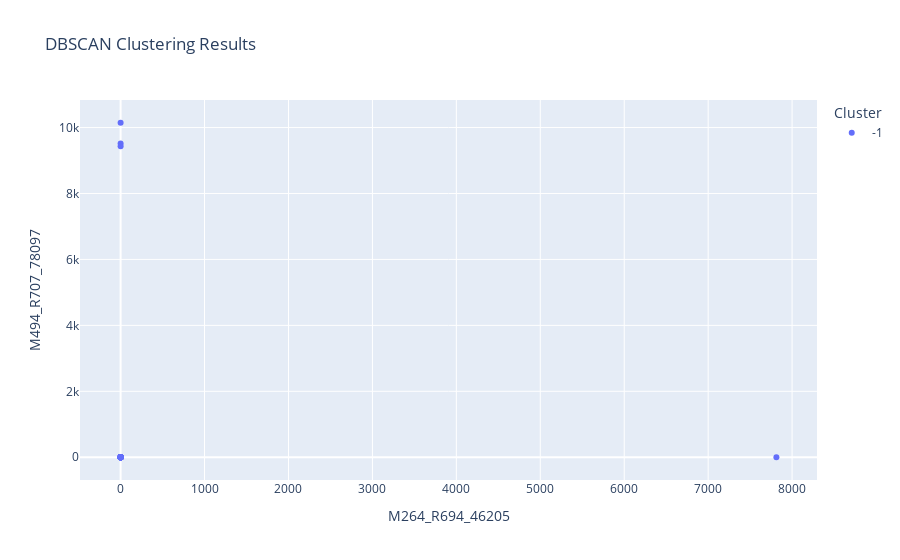

The notebook cell this image was saved under:
### Markdown cell above
#### Make a Density-Based Spatial Clustering of Application with Noise (DBSCAN)

### Code cell
from src.StreamPort.ml.MachineLearningEngine import MachineLearningEngine
import pandas as pd
import numpy as np
from sklearn.cluster import DBSCAN
import plotly.express as px

eps = 1.5  # Radius um einen Punkt, um andere Punkte als Nachbarn zu betrachten
min_samples = 5  # Minimale Anzahl an Nachbarn, die ein Punkt haben muss, um kein Rauschpunkt zu sein

path = 'feature_list.csv'  # Pfad zu deiner CSV-Datei
engine = MachineLearningEngine()  # Instanziierung der MachineLearningEngine
engine.add_analyses_from_csv(path)  # Daten laden
engine.print()  # Informationen über die geladenen Daten ausgeben

df = pd.read_csv(path)
data = df.drop(columns=['name'])  # Entferne die Spalte 'name' (falls vorhanden)

dbscan = DBSCAN(eps=eps, min_samples=min_samples)
labels = dbscan.fit_predict(data)  # Cluster-Labels (Rauschen = -1)

n_clusters = len(set(labels)) - (1 if -1 in labels else 0)  # Anzahl der Cluster
n_noise = list(labels).count(-1)  # Anzahl der Rauschpunkte
print(f"Anzahl der geschätzten Cluster: {n_clusters}")
print(f"Anzahl der Rauschpunkte: {n_noise}")

data['Cluster'] = labels  # Füge Cluster-Labels zu den Daten hinzu
data['Cluster'] = data['Cluster'].astype(str)  # Um Cluster als Kategorien anzuzeigen

random_columns = np.random.choice(data.columns, 2, replace=False)
fig = px.scatter(data, x=random_columns[0], y=random_columns[1], color='Cluster',
                 title="DBSCAN Clustering Results",
                 color_continuous_scale=px.colors.diverging.Tealrose,
                 labels={'color': 'Cluster ID'})

fig.show()  # Zeige den Plot an

### Figure 1 — Plotly figure (JSON) as saved in the notebook; plotly's stock layout.template omitted (floating-point values rounded to 4 significant figures)
{"data": [{"hovertemplate": "Cluster=-1<br>M264_R694_46205=%{x}<br>M494_R707_78097=%{y}<extra></extra>", "legendgroup": "-1", "marker": {"color": "#636efa", "symbol": "circle"}, "mode": "markers", "name": "-1", "orientation": "v", "showlegend": true, "type": "scatter", "x": [0, 0, 0, 0, 0, 0, 0, 0, 0, 0, 0, 0, 0, 0, 0, 0, 0, 0, 0, 0, 0, 0, 0, 0, 0, 0, 7813.0, 0, 0, 0, 0, 0, 0, 0, 0, 0, 0, 0, 0, 0, 0, 0, 0, 0, 0], "xaxis": "x", "y": [0, 0, 0, 0, 0, 0, 9513.0, 0, 0, 0, 0, 0, 0, 0, 0, 0, 0, 0, 9433.0, 0, 0, 0, 10150.0, 0, 0, 0, 0, 0, 0, 0, 0, 0, 0, 0, 0, 0, 0, 0, 0, 0, 0, 0, 0, 0, 0], "yaxis": "y"}], "layout": {"legend": {"title": {"text": "Cluster"}, "tracegroupgap": 0}, "title": {"text": "DBSCAN Clustering Results"}, "xaxis": {"anchor": "y", "domain": [0, 1], "title": {"text": "M264_R694_46205"}}, "yaxis": {"anchor": "x", "domain": [0, 1], "title": {"text": "M494_R707_78097"}}}}
